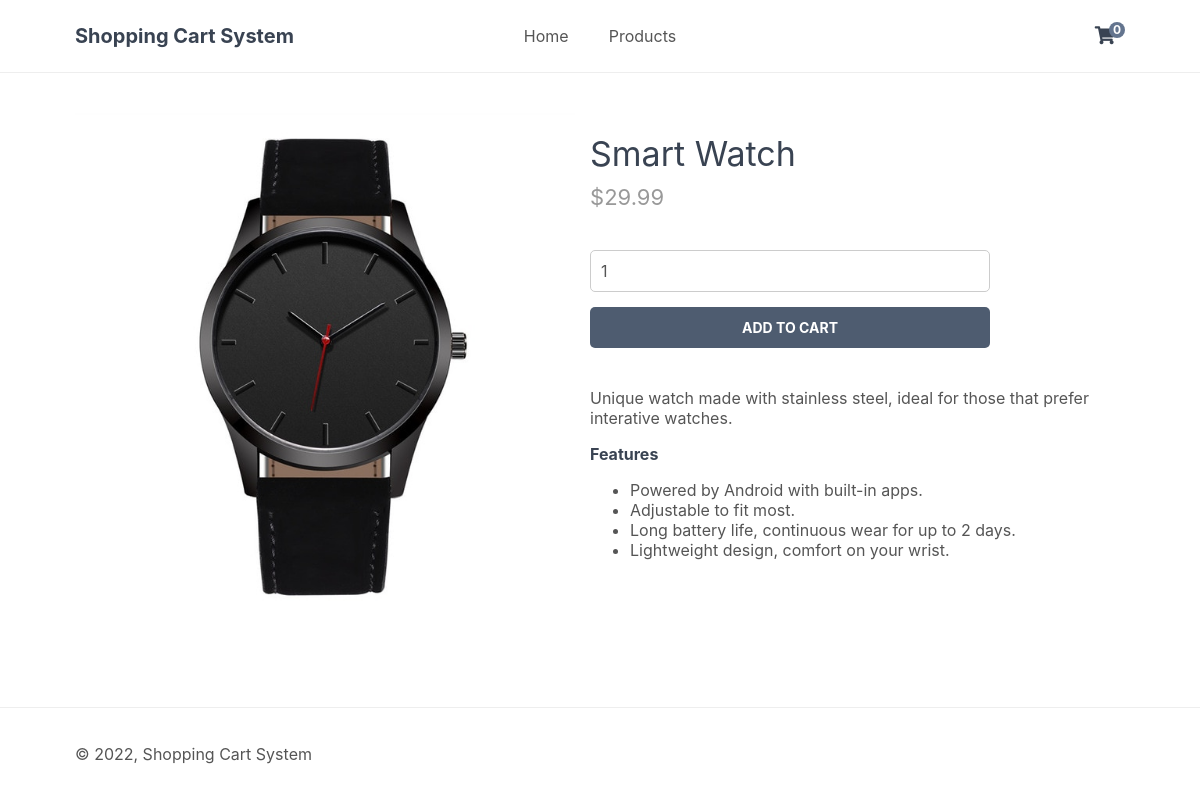
The page /index.php?page=product&id=1 on the database its author committed.
### tables this page shows
CREATE TABLE IF NOT EXISTS `products` (
`id` int(11) NOT NULL,
  `name` varchar(200) NOT NULL,
  `desc` text NOT NULL,
  `price` decimal(7,2) NOT NULL,
  `rrp` decimal(7,2) NOT NULL DEFAULT '0.00',
  `quantity` int(11) NOT NULL,
  `img` text NOT NULL,
  `date_added` datetime NOT NULL DEFAULT CURRENT_TIMESTAMP
);

### index.php (called while the page is built, shortened)
<?php
include 'functions.php';
$page = isset($_GET['page']) && file_exists($_GET['page'] . '.php') ? $_GET['page'] : 'home';
include $page . '.php';
?>

### product.php (the view, shortened to what this page needs)
<?php
if (isset($_GET['id'])) {
    $stmt = $pdo->prepare('SELECT * FROM products WHERE id = ?');
    $stmt->execute([$_GET['id']]);
    $product = $stmt->fetch(PDO::FETCH_ASSOC);
} else {
    die ('Product does not exist!');
}
?>
<?=template_header('Product')?>
<div class="product content-wrapper">
    <img src="imgs/<?=$product['img']?>" width="500" height="500" alt="<?=$product['name']?>">
    <div>
        <h1 class="name"><?=$product['name']?></h1>
        <span class="price">
            &dollar;<?=$product['price']?>
        </span>
        <form action="index.php?page=cart" method="post">
            <input type="number" name="quantity" value="1" min="1" max="<?=$product['quantity']?>" placeholder="Quantity" required>
            <input type="submit" value="Add To Cart">
        </form>
        <div class="description">
            <?=$product['desc']?>
        </div>
    </div>
</div>
<?=template_footer()?>

### style.css (style rules this page uses)
* { box-sizing: border-box; font-family: -apple-system, BlinkMacSystemFont, "segoe ui", roboto, oxygen, ubuntu, cantarell, "fira sans", "droid sans", "helvetica neue", Arial, sans-serif; font-size: 16px; -webkit-font-smoothing: antialiased; -moz-osx-font-smoothing: grayscale; }
html { height: 100%; }
body { position: relative; min-height: 100%; color: #555555; background-color: #FFFFFF; margin: 0; padding-bottom: 100px; }
h1, h2, h3, h4, h5 { color: #394352; }
.content-wrapper { width: 1050px; margin: 0 auto; }
main > .product { display: flex; padding: 40px 0; }
main > .product > div { padding-left: 15px; }
main > .product h1 { font-size: 34px; font-weight: normal; margin: 0; padding: 20px 0 10px 0; }
main > .product .price { display: block; font-size: 22px; color: #999999; }
main > .product form { display: flex; flex-flow: column; margin: 40px 0; }
main > .product form input[type="number"] { width: 400px; padding: 10px; margin-bottom: 15px; border: 1px solid #ccc; color: #555555; border-radius: 5px; }
main > .product form input[type="submit"] { background: #4e5c70; border: 0; color: #FFFFFF; width: 400px; padding: 12px 0; text-transform: uppercase; font-size: 14px; font-weight: bold; border-radius: 5px; cursor: pointer; }

### rows shown on the page
products: img (picture), name "Smart Watch", price "29.99", desc "Unique watch made with stainless steel, ideal for those that prefer interative watches. Features Powered by Android with built-in apps. Adjustable to fit most. Long battery life, continuous wear for up to 2 days. Lightweight design, comfort on your wrist."

### other values the page prints
$num_items_in_cart "0"
